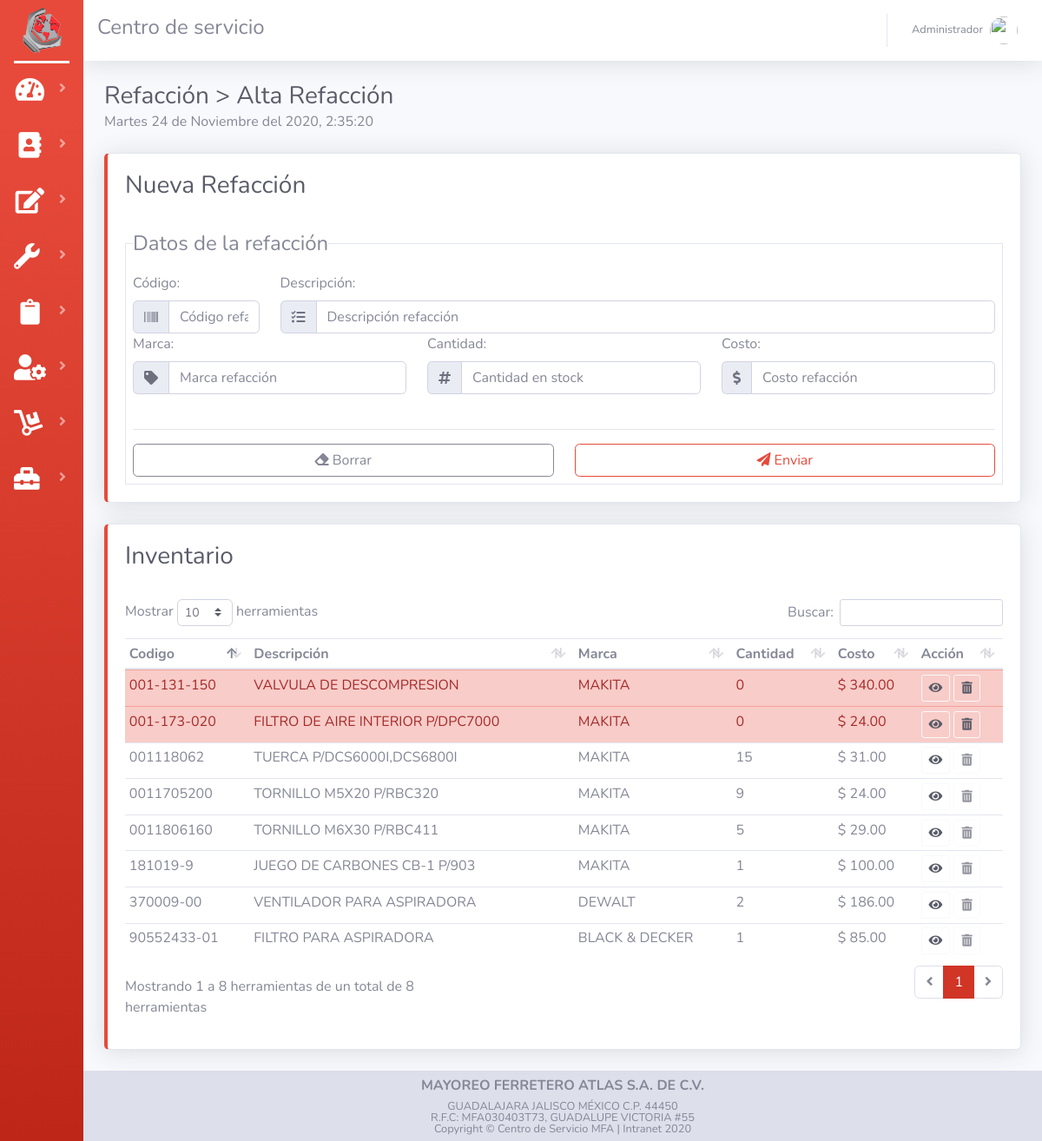
/refaccion.php (signed in), run on an earlier commit of the app's database.
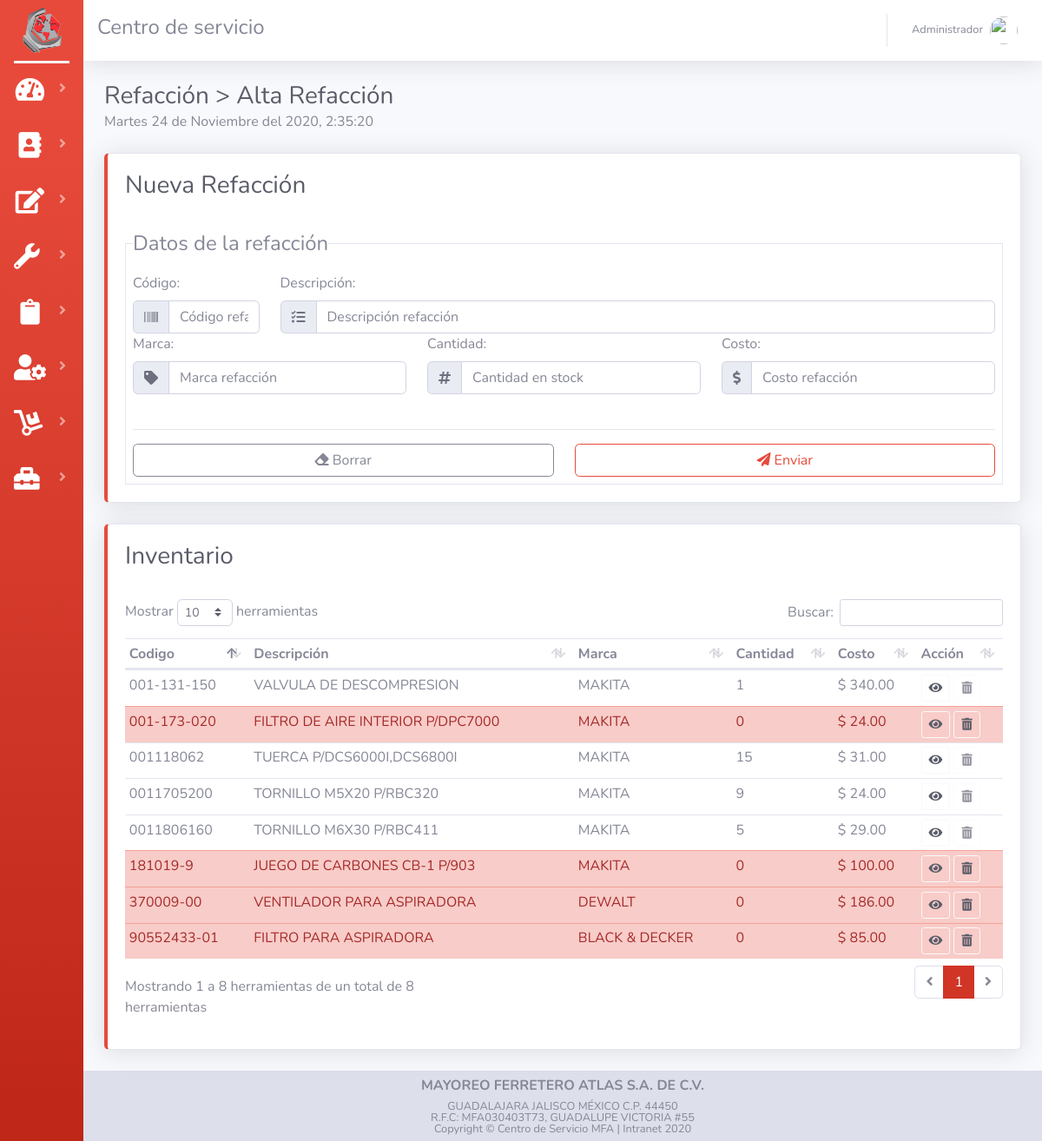
And on a later commit of the database.
### tables this page shows
CREATE TABLE `tab_refaccion` (
  `id_refaccion` int(11) NOT NULL AUTO_INCREMENT,
  `cod_refaccion` varchar(50) NOT NULL,
  `desc_refaccion` varchar(50) NOT NULL,
  `marca_refaccion` varchar(50) NOT NULL,
  `cant_refaccion` int(11) NOT NULL,
  `costo_refaccion` int(11) NOT NULL,
  PRIMARY KEY (`id_refaccion`) USING BTREE
);

### refaccion.php (the view, shortened to what the rows shown need)
<?php session_start(); include("assets/controler/conexion.php");
?>
<!DOCTYPE html>
<html lang="en">
<head>
    <?php  include_once("assets/common/header.php");?>
</head>
<body id="page-top">
    <div id="wrapper">
        <div id="content-wrapper" class="d-flex flex-column">
            <div id="content">
                <div class="container-fluid">
                    <div class="d-sm-flex align-items-center justify-content-between mb-4">
                        <div>
                            <h1 class='h3 mb-0 text-gray-800'>Refacción > Alta Refacción</h1>
                        </div>
                    </div>
                    <div class="row">
                        <div class="col-xl-12 col-md-12 mb-12">
                            <div class="card border-left-danger shadow ">
                                <div class="card-body">
                                    <h1 class='h3 text-gray-800'>Nueva Refacción</h1>
                                    <br>
                                </div>
                            </div>
                        </div>
                    </div>
                    <br>
                    <div class="row">
                        <div class="col-xl-12 col-md-12 mb-12">
                            <div class="card border-left-danger shadow ">
                                <div class="card-body">
                                    <h1 class='h3 text-gray-800'>Inventario</h1>
                                    <br>
                                    <div class="table">
                                        <table class="table table-hover table-sm" id="dataTableHerramienta" width="100%"
                                            cellspacing="0">
                                            <thead>
                                                <tr>
                                                    <th>Codigo</th>
                                                    <th>Descripción</th>
                                                    <th>Marca</th>
                                                    <th>Cantidad</th>
                                                    <th>Costo</th>
                                                    <th>Acción</th>
                                                </tr>
                                            </thead>
                                            <tbody>
                                                <?php
                                                        $queryrefaccion = "SELECT * FROM tab_refaccion";
                                                        $rsrefaccion = mysqli_query($con, $queryrefaccion) or die ("Error de consulta");
                                                            while ($refaccion = mysqli_fetch_array($rsrefaccion)) {
                                                                if($refaccion['cant_refaccion']==0){
                                                                    echo "<tr class='table-danger' style='color: brown;'>";
                                                                    $disable="";
                                                                }else{
                                                                    echo "<tr>";
                                                                    $disable="disabled";
                                                                }
                                                                echo "
                                                                        <td>".$refaccion['cod_refaccion']."</td>
                                                                        <td>".$refaccion['desc_refaccion']."</td>
                                                                        <td>".$refaccion['marca_refaccion']."</td>
                                                                        <td>".$refaccion['cant_refaccion']."</td>
                                                                        <td>$ ".$refaccion['costo_refaccion'].".00</td>
                                                                        <td>
                                                                            <button type='button' class='btn btn-outline-light text-dark btn-sm BtnRefaccionMod' data-toggle='modal' data-target='#modalRefaccionMod'value='".$refaccion['id_refaccion']."'>
                                                                            <i class='fas fa-eye'></i></button>
                                                                            <button type='button' class='btn btn-outline-light text-dark btn-sm BtnRefaccionDown' ".$disable." data-toggle='modal' data-target='#modalRefaccionDown'value='".$refaccion['id_refaccion']."'>
                                                                            <i class='fas fa-trash-alt'></i></button>
                                                                        </td>
                                                                    </tr>
                                                        "; } ?>
                                            </tbody>
                                        </table>
                                    </div>
                                </div>
                            </div>
                        </div>
                    </div>
                </div>
                <br>
            </div>
        </div>
    </div>
</body>
</html>

What changed in the data, as far as the page shows it:
changed tab_refaccion "JUEGO DE CARBONES CB-1 P/903": cant_refaccion "1" → "0"
changed tab_refaccion "VALVULA DE DESCOMPRESION": cant_refaccion "0" → "1"
changed tab_refaccion "FILTRO PARA ASPIRADORA": cant_refaccion "1" → "0"
changed tab_refaccion "VENTILADOR PARA ASPIRADORA": cant_refaccion "2" → "0"
